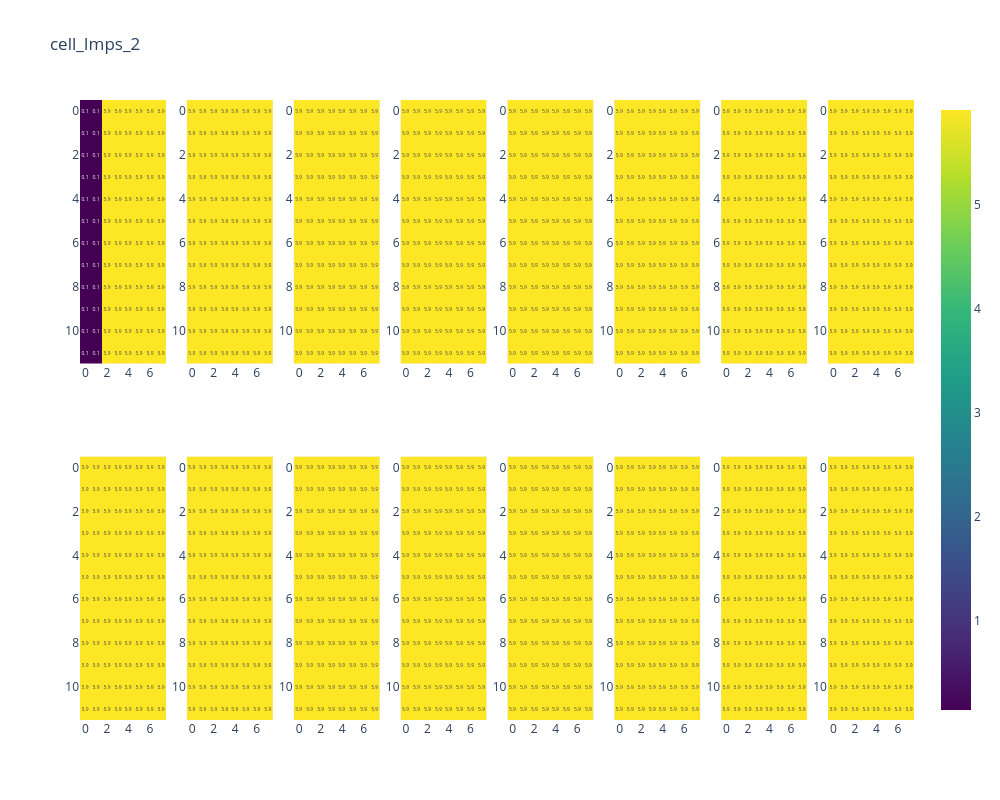

Write notebook code for a chart like this one.
### Code cell
fig = plot_heatmap(cell_curr, idx_sim=2, dkey='cell_Imps')
fig
